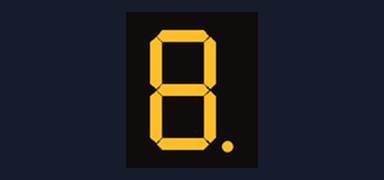
This program was run on a simulated Raspberry Pi (header pin numbers). Parts: 1-digit seven-segment display. The segment pins are drawn as the display they are named for.

Above: at 0.1 s.
At 8.1 s:
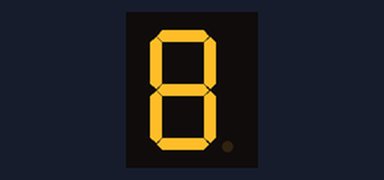

Measured:
- what the display in image 0 shows lasts 7.9 s, from 0.1 s to 8.0 s
- what the display in image 1 shows lasts 0.6 s, from 8.0 s to 8.6 s

The program:

09_segment.py
```python
#!/usr/bin/env python
import RPi.GPIO as GPIO
import time

pins = [11,12,13,15,16,18,22,7]
dats = [0x3f,0x06,0x5b,0x4f,0x66,0x6d,0x7d,0x07,0x7f,0x6f,0x77,0x7c,0x39,0x5e,0x79,0x71,0x80]

def setup():
	GPIO.setmode(GPIO.BOARD)
	for pin in pins:
		GPIO.setup(pin, GPIO.OUT)   # Set pin mode as output
		GPIO.output(pin, GPIO.LOW)

def writeOneByte(val):
	GPIO.output(11, val & 0xfe)
	GPIO.output(12, val & 0xfd)
	GPIO.output(13, val & 0xfb)
	GPIO.output(15, val & 0xf7)
	GPIO.output(16, val & 0xef)
	GPIO.output(18, val & 0xdf)
	GPIO.output(22, val & 0xbf)
	GPIO.output(7,  val & 0x7f)

def loop():
	while True:
		for dat in dats:
			writeOneByte(dat)
			time.sleep(0.5)

def destroy():
	for pin in pins:
		GPIO.output(pin, GPIO.HIGH)
	GPIO.cleanup()             # Release resource

if __name__ == '__main__':     # Program start from here
	setup()
	try:
		loop()
	except KeyboardInterrupt:  # When 'Ctrl+C' is pressed, the child program destroy() will be executed.
		destroy()
```
